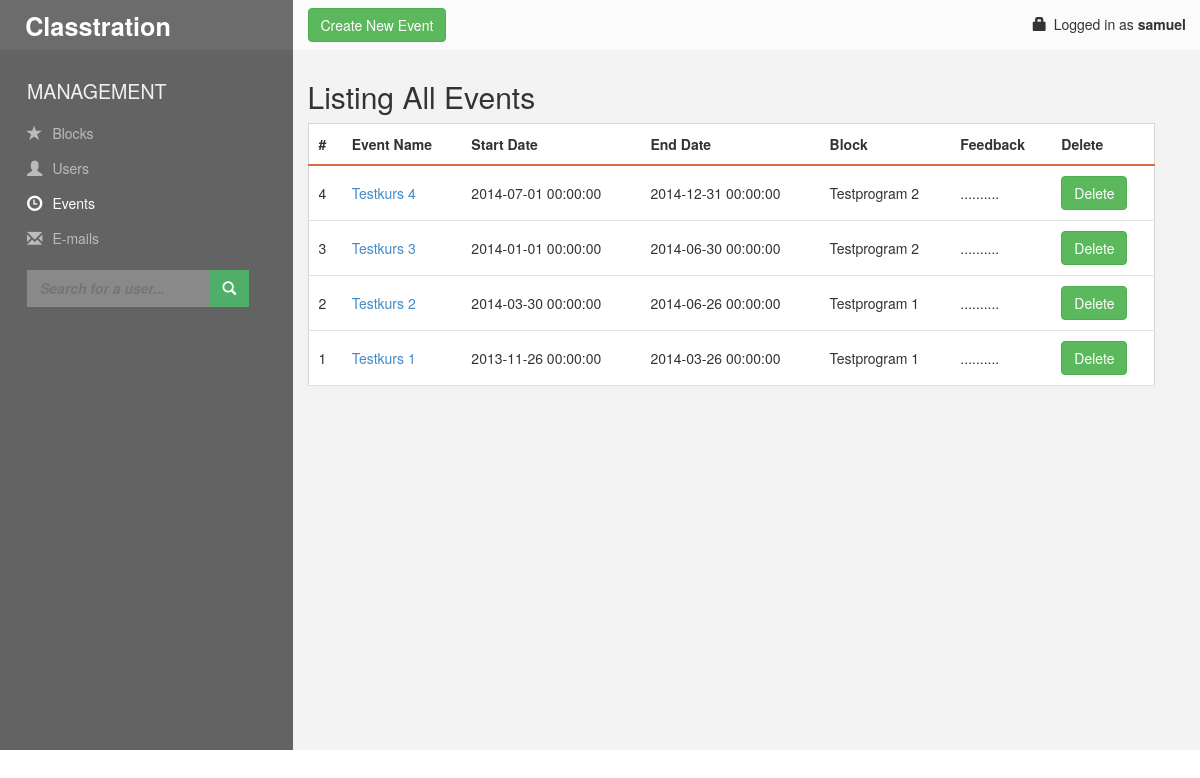
Page /app/events.php (signed in) on the committed database.
### tables this page shows
CREATE TABLE IF NOT EXISTS `tbl_event` (
  `event_id` int(11) NOT NULL AUTO_INCREMENT,
  `course_name` varchar(255) NOT NULL,
  `event_startdate` datetime NOT NULL,
  `event_enddate` datetime NOT NULL,
  `block_id` int(11) NOT NULL,
  `feedback_id` int(11) DEFAULT NULL,
  PRIMARY KEY (`event_id`)
);

CREATE TABLE IF NOT EXISTS `tbl_block` (
  `block_id` int(11) NOT NULL AUTO_INCREMENT,
  `block_name` varchar(255) NOT NULL,
  `block_startdate` datetime NOT NULL,
  `block_enddate` datetime NOT NULL,
  PRIMARY KEY (`block_id`)
);

### app/events.php (the view, shortened to what this page needs)
<!DOCTYPE html>
<html lang="en">
<head>
	<link rel="stylesheet" href="assets/style/normalize.css">
	<link rel="stylesheet" href="assets/style/bootstrap.min.css">
	<link rel="stylesheet" href="assets/style/main.css">
</head>
<body>
	<div class="container-full">
		<div id="topbar" role="banner" class="row">
			<div id="logo" class="col-md-3">
				<header>
					<h1>Classtration</h1>
				</header>
			</div>
			<div id="action-bar" class="col-md-9 clearfix">
				<div class="admin-info pull-right">
					<span><span class="glyphicon glyphicon-lock"></span>Logged in as <strong><?php echo $_SESSION['user_username']; ?></strong></span>
				</div>
				<ul class="button-nav">
					<li><a href="new_event.php"><button class="btn btn-success">Create New Event</button></a>
				</ul>
			</div>
		</div>
		<div class="row full-height">
			<div id="leftbar" class="col-md-3">
				<aside>
					<h3>Management</h3>
					<nav>
						<ul>
							<li><span class="glyphicon glyphicon-star"></span><a href="blocks.php">Blocks</a></li>
							<li ><a href="users/view.php"><span class="glyphicon glyphicon-user"></span>Users</a></li>
							<li class="current"><a href="#"><span class="glyphicon glyphicon-time"></span>Events</a></li>
							<li><a href="#"><span class="glyphicon glyphicon-envelope"></span>E-mails</a></li>
						</ul>
					</nav>
					<form action="search/index.php"method="get" id="search">
						<fieldset>
							<input type="search" name="term" placeholder="Search for a user...">
							<button><span class="glyphicon glyphicon-search"></button>
						</fieldset>
					</form>
				</aside>
			</div>
			<div id="content" class="col-md-9">
				<h2>Listing All Events</h2>
				<table id="events">
					<thead>
						<tr>
							<th>#</th>
							<th>Event Name</th>
							<th>Start Date</th>
							<th>End Date</th>
							<th>Block</th>
							<th>Feedback</th>
							<th>Delete</th>
						</tr>
					</thead>
					<tbody>
					<?php
						$query ="SELECT * FROM tbl_event ORDER By event_id DESC";
						$result = mysql_query($query) or die ();
						while($row = mysql_fetch_array($result)){
							$event_id = $row["event_id"];
							$course_name = $row['course_name'];
							$event_startdate = $row["event_startdate"];
							$event_enddate = $row['event_enddate'];
							$block_id = $row['block_id'];
						$query1 ="SELECT block_name FROM tbl_block WHERE block_id=$block_id";
						$result1 = mysql_query($query1) or die ();
						while($row = mysql_fetch_array($result1)){
							$block_name = $row['block_name'];
					?>
						  <tr>
							<td><?php echo $event_id; ?></td>
							<td><a href="event_edit.php?event_id=<?php echo $event_id?>"> <?php echo $course_name; ?></a></td>
							<td><?php echo $event_startdate; ?></td>
							<td><?php echo $event_enddate; ?></td>
							<td><?php echo $block_name; ?></td>
							<td>..........</td>
							<td><button class="btn btn-success" onclick="eventDelete(<?php echo $event_id;?>)">Delete</button></td>
						  </tr>
					<?php
						}
						}
					?>
					</tbody>
				</table>
			</div>
		</div>
	</div>
</body>
</html>

### app/assets/style/main.css (style rules this page uses)
body { min-width: 320px; }
.container-full { margin: 0 auto; width: 100%; overflow: hidden; }
h3 { font-size: 1.4em; }
#content table { width: 95%; border: 1px solid #d5d5d5; }
#content table tbody { overflow-x: auto; white-space: nowrap; }
table thead tr th, table thead tr td, table tbody tr td { padding: 10px; }
table tr { overflow: scroll; }
table thead tr th { background-color: #fff; border-bottom: 2px solid #da6b3f; }
table tbody tr td { background-color: #fff; border-bottom: 1px solid #e1e1e1; }
input[type="search"] { width: 88%; padding: 10px 13px; color: #fff; background: #898989; border: 0; font-style: italic; font-weight: bold; -moz-transition: background-color 200ms ease-in-out; -webkit-transition: background-color 200ms ease-in-out; -o-transition: background-color 200ms ease-in-out; transition: background-color 200ms ease-in-out; height: 37px; }
#search { margin-bottom: 1.5em; }
#search button { display: inline-block; width: 40px; height: 37px; position: relative; margin-left: -16px; background: #4fae68; border: 0; color: #fff; -moz-transition: background-color 200ms ease-in-out; -webkit-transition: background-color 200ms ease-in-out; -o-transition: background-color 200ms ease-in-out; transition: background-color 200ms ease-in-out; }
#logo h1 { padding: 10px 0 10px 0; margin: .1em 0 0 1em; color: #fff; font-weight: 600; font-size: 1.8em; }
#logo, #action-bar { height: 50px; background: #6c6c6c; }
#action-bar { background: #fbfbfb; }
#action-bar .admin-info { margin: 1em 1em 0 0; }
#action-bar .admin-info .glyphicon { margin-right: 7px; }
.button-nav { margin: 0.6em 0 0 0; padding: 0; }
.button-nav li { list-style: none; }
.full-height { height: 100%; background-color: #636363; }
#leftbar { padding: 10px 0 10px 0; }
#leftbar aside { margin: .4em 3em; }
#leftbar aside h3 { color: #f0f0f0; text-transform: uppercase; }
#leftbar nav ul { margin: 1em 0; padding: 0; }
#leftbar nav ul li { list-style: none; line-height: 2.5em; }
#leftbar nav ul li .glyphicon, #leftbar nav ul li a { color: #bbb; transition: color 200ms ease-in-out; }
#leftbar nav ul li .glyphicon { position: relative; font-size: 1.1em; top: 2px; margin-right: 10px; }
#leftbar nav ul li.current .glyphicon, #leftbar nav ul li.current a { color: #fff; }
#content { padding-top: 10px; padding-bottom: 10px; min-height: 700px; background: #f3f3f3; }
@media (min-width: 320px) { input[type="search"] { width: 82%; } }
@media (min-width: 378px) { input[type="search"] { width: 90%; } }
@media (min-width: 768px) { input[type="search"] { width: 95%; } }
@media (min-width: 992px) { #search button { margin-left: -16px; } }
@media (min-width: 992px) { input[type="search"] { width: 83%; } }
@media (min-width: 1200px) { input[type="search"] { width: 87%; } }

### rows in the picture
tbl_event: event_id "4", course_name "Testkurs 4", event_startdate "2014-07-01 00:00:00", event_enddate "2014-12-31 00:00:00"
tbl_block: block_name "Testprogram 2"
tbl_event: event_id "3", course_name "Testkurs 3", event_startdate "2014-01-01 00:00:00", event_enddate "2014-06-30 00:00:00"
tbl_event: event_id "2", course_name "Testkurs 2", event_startdate "2014-03-30 00:00:00", event_enddate "2014-06-26 00:00:00"
tbl_block: block_name "Testprogram 1"
tbl_event: event_id "1", course_name "Testkurs 1", event_startdate "2013-11-26 00:00:00", event_enddate "2014-03-26 00:00:00"

### other values in the picture
$_SESSION['user_username'] "samuel"
